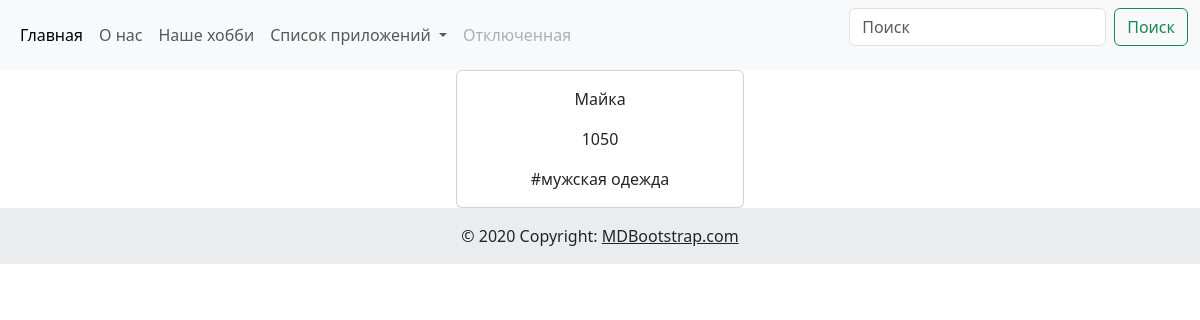
Screenshot of /male_cloth/ with the database file from the repository.
### cloth/models.py (models this page shows, shortened)
class Cloth(models.Model):
    name = models.CharField(max_length=100)
    price = models.PositiveIntegerField(default=1050)
    tags = models.ManyToManyField(TagCloth)

class TagCloth(models.Model):
    name = models.CharField(max_length=100)

### cloth/views.py (the view)
# urls.py: path("male_cloth/", views.MaleClothView.as_view(), name="male_cloth"),
class MaleClothView(generic.ListView):
    template_name = "cloth/male_cloth.html"
    context_object_name = "male_cloth"
    model = models.Cloth
    def get_queryset(self):
        return self.model.objects.filter(tags__name="мужская одежда").order_by("-id")

### templates/cloth/male_cloth.html
{% include 'header.html' %}
<center>
  <div class="card" style="width: 18rem;">
    {% for i in male_cloth %}
      <div class="card-body">
        <p class="card-text">{{ i.name }}</p>
        <p class="card-text">{{ i.price }}</p>
        {% for j in i.tags.all %}
        <p class="card-text">#{{ j.name }}</p>
        {% endfor %}
      </div>
    {% endfor %}
  </div>
</center>
{% include 'footer.html' %}

### rows the page displays
Cloth: name "Майка", price "1050"
TagCloth: name "мужская одежда"
